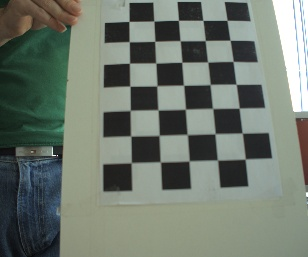
#> input picture zadanie3/test_image.jpg, 308 x 257 px
$ python zad3.py
#> lines starting #> are read from the running program, lines starting #| are printed output that depends on the picture
#> further down, img_color is the input picture: shape (257, 308, 3); mean B, G, R 109.6, 119.9, 110.9
import cv2
import numpy as np
from ximea import xiapi

def nas_filter2d(image, kernel):
    img_height, img_width = image.shape
#> img_height = 257; img_width = 308
    k_height, k_width = kernel.shape

    pad_h = 2
    pad_w = 2
    padded_image = np.pad(image, ((pad_h, pad_h), (pad_w, pad_w)), mode='edge')

    output = np.zeros_like(image, dtype=np.float64)

    for y in range(img_height):
        for x in range(img_width):
            region = padded_image[y: y + k_height, x: x + k_width]
            output[y, x] = np.sum(region * kernel)

    return output
def canny2(image, low_threshold=0.05, high_threshold=0.15):

    kernel = np.array([[2, 4, 5, 4, 2],
                       [4, 9, 12, 9, 4],
                       [5, 12, 15, 12, 5],
                       [4, 9, 12, 9, 4],
                       [2, 4, 5, 4, 2]], dtype=np.float32) / 159.0
    smoothed = nas_filter2d(image, kernel)


    cv2.imshow('1. Gaussovo rozmazanie', np.uint8(smoothed))


    Kx = np.array([[-1, 0, 1], [-2, 0, 2], [-1, 0, 1]], np.float32)
    Ky = np.array([[1, 2, 1], [0, 0, 0], [-1, -2, -1]], np.float32)
    Ix = nas_filter2d(smoothed, Kx)
    Iy = nas_filter2d(smoothed, Ky)
#> after the loop in nas_filter2d (call 3), `for y in range(img_height):`:
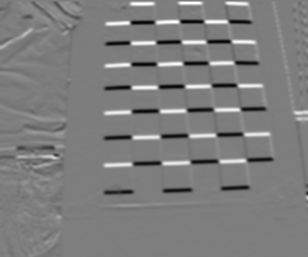
#> output: shape (257, 308) float64; min -289.1, max 298.3, mean 1; drawn with min black and max white


    G = np.hypot(Ix, Iy)
    G = G / G.max() * 255
    theta = np.arctan2(Iy, Ix)
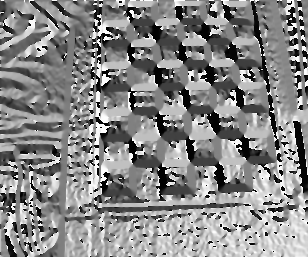
#> theta: shape (257, 308) float64; min -3.14, max 3.14, mean 0.216; drawn with min black and max white


    cv2.imshow('2. Vypocet gradientu (Velkost)', np.uint8(G))

    M, N = G.shape
#> M = 257; N = 308
    Z = np.zeros((M, N), dtype=np.int32)
    angle = theta * 180. / np.pi
    angle[angle < 0] += 180
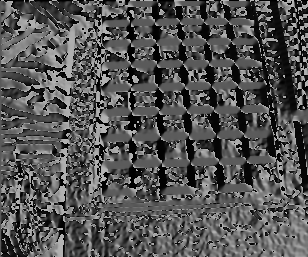
#> angle: shape (257, 308) float64; min 0, max 180, mean 83.8

    # 3. Non-maximum suppression
    for i in range(1, M - 1):
        for j in range(1, N - 1):
            q = 255
            r = 255
            if (0 <= angle[i, j] < 22.5) or (157.5 <= angle[i, j] <= 180):
                q = G[i, j + 1]
                r = G[i, j - 1]
            elif (22.5 <= angle[i, j] < 67.5):
                q = G[i + 1, j - 1]
                r = G[i - 1, j + 1]
            elif (67.5 <= angle[i, j] < 112.5):
                q = G[i + 1, j]
                r = G[i - 1, j]
            elif (112.5 <= angle[i, j] < 157.5):
                q = G[i - 1, j - 1]
                r = G[i + 1, j + 1]

            if (G[i, j] >= q) and (G[i, j] >= r):
                Z[i, j] = G[i, j]
            else:
                Z[i, j] = 0
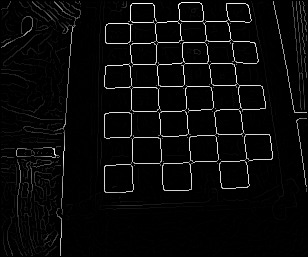
#> Z: shape (257, 308) int32; min 0, max 255, mean 9.3

    cv2.imshow('3. Non-maximum suppression', np.uint8(Z))

    high_thresh = Z.max() * high_threshold
#> high_thresh = 38.25
    low_thresh = high_thresh * low_threshold
#> low_thresh = 1.91
    res = np.zeros((M, N), dtype=np.int32)
    weak = np.int32(25)
    strong = np.int32(255)

    strong_i, strong_j = np.where(Z >= high_thresh)
#> strong_i = 3997 values from 1 to 255; strong_j = 3997 values, max 306 at index 647, min 1 at index 234, mean 159.9
    weak_i, weak_j = np.where((Z <= high_thresh) & (Z >= low_thresh))
#> weak_i = 9580 values from 1 to 255; weak_j = 9580 values, max 306 at index 3875, min 1 at index 92, mean 136.9
    res[strong_i, strong_j] = strong
    res[weak_i, weak_j] = weak

    cv2.imshow('4. Double threshold', np.uint8(res))

    for i in range(1, M - 1):
        for j in range(1, N - 1):
            if res[i, j] == weak:
                if ((res[i + 1, j - 1] == strong) or (res[i + 1, j] == strong) or (res[i + 1, j + 1] == strong)
                        or (res[i, j - 1] == strong) or (res[i, j + 1] == strong)
                        or (res[i - 1, j - 1] == strong) or (res[i - 1, j] == strong) or (res[i - 1, j + 1] == strong)):
                    res[i, j] = strong
                else:
                    res[i, j] = 0
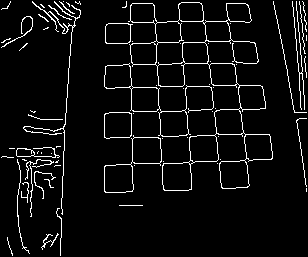
#> res: shape (257, 308) int32; 5.5% white in thin lines or dots

    cv2.imshow('5. Edge tracking (Hysterezia)', np.uint8(res))

    return np.uint8(res)

image_path = 'test_image.jpg'
img_color = cv2.imread(image_path)

img_gray = cv2.cvtColor(img_color, cv2.COLOR_BGR2GRAY)

custom_edges = canny2(img_gray, low_threshold=0.05, high_threshold=0.15)
opencv_edges = cv2.Canny(img_gray, 50, 150)
#> opencv_edges: shape (257, 308); 6% white in thin lines or dots

disp_gray = img_gray.copy()
disp_custom = custom_edges.copy()
disp_cv2 = opencv_edges.copy()

font = cv2.FONT_HERSHEY_SIMPLEX
cv2.putText(disp_gray, 'Original', (10, 30), font, 1, 255, 2, cv2.LINE_AA)
#> disp_gray: shape (257, 308); min 5, max 255, mean 118.1
cv2.putText(disp_custom, 'Nas Canny', (10, 30), font, 1, 255, 2, cv2.LINE_AA)
#> disp_custom: shape (257, 308); min 0, max 255, mean 17.8
cv2.putText(disp_cv2, 'OpenCV Canny', (10, 30), font, 1, 255, 2, cv2.LINE_AA)
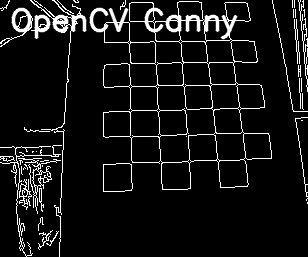
#> disp_cv2: shape (257, 308); min 0, max 255, mean 20.5

combined_result = np.hstack((disp_gray, disp_custom, disp_cv2))
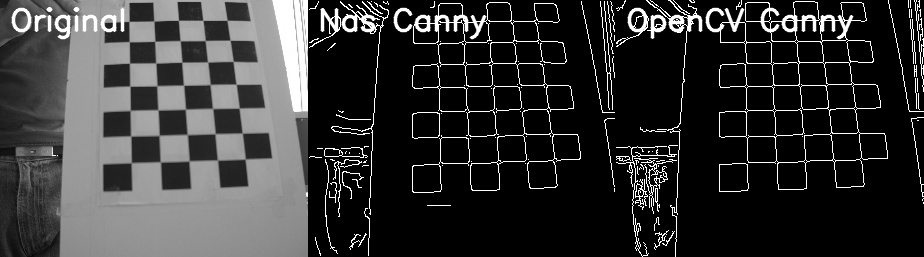
#> combined_result: shape (257, 924); min 0, max 255, mean 52.1

height, width = combined_result.shape
#> height = 257; width = 924
max_width = 1600
if width > max_width:
    scale = max_width / width
    combined_result = cv2.resize(combined_result, (max_width, int(height * scale)))

cv2.imshow('Porovnanie Canny detektorov', combined_result)

#> (the run stopped early here; a loop or call above may not have finished)
